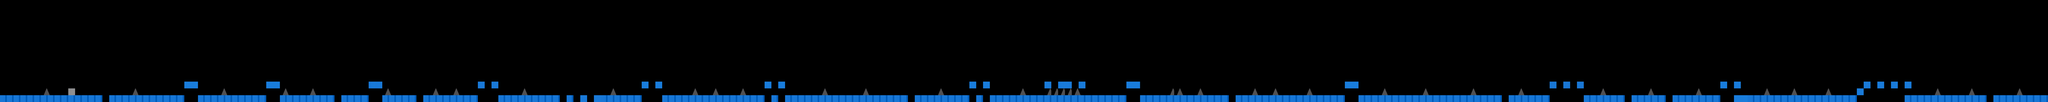

This game map was drawn from its Tiled (.tmx) file and the tilesets committed beside it. A one-line description and the trimmed map source follow:
An orthogonal 300x15 tile map with 32x32 px tiles, 1 tile layer (Terrain) and 37 objects (34x kill, spawn, Solid, finish).

<map version="1.10" tiledversion="1.11.2" orientation="orthogonal" renderorder="left-up" width="300" height="15" tilewidth="32" tileheight="32" infinite="0" nextlayerid="3" nextobjectid="57">
 <properties>
  <property name="gravity" type="float" value="-1600" />
  <property name="levelName" value="Level 1 Extended" />
  <property name="scrollSpeed" type="float" value="35" />
 </properties>
 <tileset firstgid="1" source="geometry_tiles.tsx" />
 <layer id="1" name="Terrain" width="300" height="15">
  <data>[4500 cells, 364 non-empty, 10 distinct tile ids]</data>
 </layer>
 <objectgroup id="2" name="Objets">
  <object id="3" type="spawn" x="-50" y="414" width="46" height="30" />
  <object id="2" name="Ground" type="Solid" x="0" y="448" width="16000" height="32" />
  <object id="7" type="kill" x="198" y="413" width="43" height="35" />
  <object id="13" type="kill" x="1322" y="414" width="40" height="33" />
  <object id="14" type="kill" x="1455" y="413" width="27" height="33" />
  <object id="19" type="kill" x="1808" y="410" width="27" height="38" />
  <object id="20" type="kill" x="2024" y="411" width="37" height="35" />
  <object id="21" type="kill" x="2128" y="408" width="26" height="40" />
  <object id="22" type="kill" x="2445" y="411" width="33" height="37" />
  <object id="23" type="kill" x="2857" y="410" width="40" height="37" />
  <object id="24" type="kill" x="3239" y="410" width="38" height="36" />
  <object id="26" type="kill" x="3332" y="410" width="44" height="38" />
  <object id="27" type="kill" x="3469" y="410" width="32" height="36" />
  <object id="28" type="kill" x="3857" y="414" width="34" height="31" />
  <object id="29" type="kill" x="4043" y="411" width="34" height="34" />
  <object id="30" type="kill" x="4395" y="413" width="36" height="35" />
  <object id="31" type="kill" x="4779" y="411" width="34" height="35" />
  <object id="32" type="kill" x="4908" y="417" width="160" height="30" />
  <object id="36" type="kill" x="5487" y="414" width="65" height="33" />
  <object id="37" type="kill" x="5611" y="410" width="32" height="35" />
  <object id="38" type="kill" x="5865" y="415" width="32" height="31" />
  <object id="39" type="kill" x="5966" y="414" width="30" height="34" />
  <object id="40" type="kill" x="6125" y="414" width="27" height="32" />
  <object id="41" type="kill" x="6477" y="414" width="28" height="33" />
  <object id="42" type="kill" x="6664" y="412" width="35" height="35" />
  <object id="43" type="kill" x="6892" y="414" width="28" height="34" />
  <object id="44" type="kill" x="7121" y="417" width="21" height="32" />
  <object id="45" type="kill" x="7498" y="417" width="50" height="25" />
  <object id="46" type="kill" x="7723" y="414" width="32" height="30" />
  <object id="47" type="kill" x="7948" y="416" width="33" height="28" />
  <object id="48" type="kill" x="8266" y="418" width="35" height="31" />
  <object id="49" type="kill" x="8393" y="411" width="36" height="34" />
  <object id="51" type="kill" x="8554" y="415" width="39" height="30" />
  <object id="52" type="kill" x="9065" y="411" width="34" height="34" />
  <object id="53" type="kill" x="9225" y="416" width="46" height="32" />
  <object id="54" type="kill" x="9454" y="415" width="29" height="33" />
  <object id="56" type="finish" x="9565" y="415" width="34" height="33" />
 </objectgroup>
</map>
